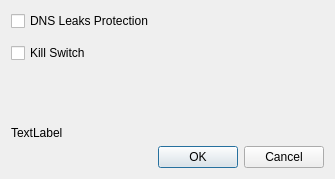
<?xml version="1.0" encoding="UTF-8"?>
<ui version="4.0">
 <class>DialogSettings</class>
 <widget class="QDialog" name="DialogSettings">
  <property name="geometry">
   <rect>
    <x>0</x>
    <y>0</y>
    <width>335</width>
    <height>179</height>
   </rect>
  </property>
  <property name="windowTitle">
   <string>Settings</string>
  </property>
  <layout class="QVBoxLayout" name="verticalLayout_2">
   <item>
    <layout class="QVBoxLayout" name="verticalLayout">
     <property name="spacing">
      <number>12</number>
     </property>
     <item>
      <widget class="QCheckBox" name="cbDnsLeaks">
       <property name="text">
        <string>DNS Leaks Protection</string>
       </property>
      </widget>
     </item>
     <item>
      <widget class="QCheckBox" name="cbKillSwitch">
       <property name="text">
        <string>Kill Switch</string>
       </property>
      </widget>
     </item>
    </layout>
   </item>
   <item>
    <spacer name="verticalSpacer">
     <property name="orientation">
      <enum>Qt::Vertical</enum>
     </property>
     <property name="sizeHint" stdset="0">
      <size>
       <width>20</width>
       <height>40</height>
      </size>
     </property>
    </spacer>
   </item>
   <item>
    <widget class="QLabel" name="lblTitle">
     <property name="text">
      <string>TextLabel</string>
     </property>
    </widget>
   </item>
   <item>
    <layout class="QHBoxLayout" name="horizontalLayout">
     <item>
      <spacer name="horizontalSpacer">
       <property name="orientation">
        <enum>Qt::Horizontal</enum>
       </property>
       <property name="sizeHint" stdset="0">
        <size>
         <width>40</width>
         <height>20</height>
        </size>
       </property>
      </spacer>
     </item>
     <item>
      <widget class="QPushButton" name="btnOk">
       <property name="text">
        <string>OK</string>
       </property>
      </widget>
     </item>
     <item>
      <widget class="QPushButton" name="btnCancel">
       <property name="text">
        <string>Cancel</string>
       </property>
      </widget>
     </item>
    </layout>
   </item>
  </layout>
 </widget>
 <resources/>
 <connections>
  <connection>
   <sender>btnCancel</sender>
   <signal>clicked()</signal>
   <receiver>DialogSettings</receiver>
   <slot>reject()</slot>
   <hints>
    <hint type="sourcelabel">
     <x>352</x>
     <y>114</y>
    </hint>
    <hint type="destinationlabel">
     <x>199</x>
     <y>67</y>
    </hint>
   </hints>
  </connection>
 </connections>
</ui>
